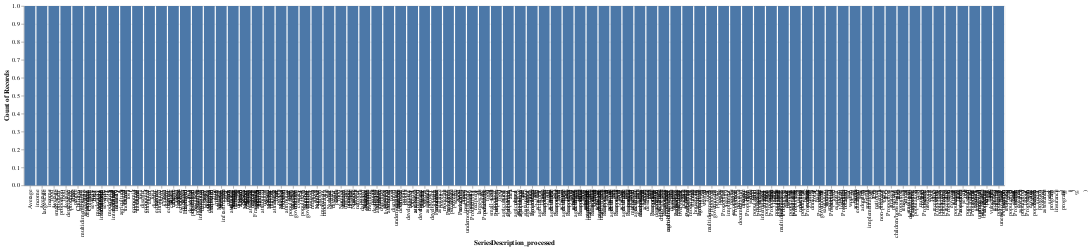

This figure's notebook cell:
### Code cell
import altair as alt

# Create a bar chart with the series description processed on the x-axis and the count on the y-axis
chart = alt.Chart(new_df).mark_bar().encode(
    x='SeriesDescription_processed:N',
    y='count()',
)

# Show the chart
chart

### Figure 1 — Vega-Lite specification as saved in the notebook (floating-point values rounded to 4 significant figures)
{"config": {"view": {"continuousWidth": 400, "continuousHeight": 300}}, "data": {"name": "data-e112e3bb3b39ebe655027ffcbfadbda1"}, "mark": "bar", "encoding": {"x": {"field": "SeriesDescription_processed", "type": "nominal"}, "y": {"aggregate": "count", "type": "quantitative"}}, "$schema": "https://vega.github.io/schema/vega-lite/v4.17.0.json", "datasets": {"data-e112e3bb3b39ebe655027ffcbfadbda1": [{"SeriesDescription": "Proportion of population below international poverty line (%)", "SeriesDescription_processed": ["Proportion", "population", "international", "poverty", "line", "(", "%", ")"]}, {"SeriesDescription": "Employed population below international poverty line, by sex and age (%)", "SeriesDescription_processed": ["Employed", "population", "international", "poverty", "line", ",", "sex", "age", "(", "%", ")"]}, {"SeriesDescription": "Proportion of population living below the national poverty line (%)", "SeriesDescription_processed": ["Proportion", "population", "living", "national", "poverty", "line", "(", "%", ")"]}, {"SeriesDescription": "Proportion of population living in multidimensional poverty (%)", "SeriesDescription_processed": ["Proportion", "population", "living", "multidimensional", "poverty", "(", "%", ")"]}, {"SeriesDescription": "Average proportion of deprivations for people multidimensionally poor (%)", "SeriesDescription_processed": ["Average", "proportion", "deprivation", "people", "multidimensionally", "poor", "(", "%", ")"]}, {"SeriesDescription": "Proportion of households living in multidimensional poverty (%)", "SeriesDescription_processed": ["Proportion", "household", "living", "multidimensional", "poverty", "(", "%", ")"]}, {"SeriesDescription": "Proportion of children living in child-specific multidimensional poverty (%)", "SeriesDescription_processed": ["Proportion", "child", "living", "child-specific", "multidimensional", "poverty", "(", "%", ")"]}, {"SeriesDescription": "Average share of weighted deprivations of total households (intensity) (%)", "SeriesDescription_processed": ["Average", "share", "weighted", "deprivation", "total", "household", "(", "intensity", ")", "(", "%", ")"]}, {"SeriesDescription": "[ILO] Proportion of mothers with newborns receiving maternity cash benefit (%)", "SeriesDescription_processed": ["[", "ILO", "]", "Proportion", "mother", "newborn", "receiving", "maternity", "cash", "benefit", "(", "%", ")"]}, {"SeriesDescription": "[ILO] Proportion of poor population receiving social assistance cash benefit, by sex (%)", "SeriesDescription_processed": ["[", "ILO", "]", "Proportion", "poor", "population", "receiving", "social", "assistance", "cash", "benefit", ",", "sex", "(", "%", ")"]}, {"SeriesDescription": "[World Bank] Proportion of population covered by social assistance programs (%)", "SeriesDescription_processed": ["[", "World", "Bank", "]", "Proportion", "population", "covered", "social", "assistance", "program", "(", "%", ")"]}, {"SeriesDescription": "[World Bank] Proportion of population covered by social insurance programs (%)", "SeriesDescription_processed": ["[", "World", "Bank", "]", "Proportion", "population", "covered", "social", "insurance", "program", "(", "%", ")"]}, {"SeriesDescription": "[ILO] Proportion of children/households receiving child/family cash benefit, by sex (%)", "SeriesDescription_processed": ["[", "ILO", "]", "Proportion", "children/households", "receiving", "child/family", "cash", "benefit", ",", "sex", "(", "%", ")"]}, {"SeriesDescription": "[ILO] Proportion of unemployed persons receiving unemployment cash benefit, by sex (%)", "SeriesDescription_processed": ["[", "ILO", "]", "Proportion", "unemployed", "person", "receiving", "unemployment", "cash", "benefit", ",", "sex", "(", "%", ")"]}, {"SeriesDescription": "[ILO] Proportion of vulnerable population receiving social assistance cash benefit, by sex (%)", "SeriesDescription_processed": ["[", "ILO", "]", "Proportion", "vulnerable", "population", "receiving", "social", "assistance", "cash", "benefit", ",", "sex", "(", "%", ")"]}, {"SeriesDescription": "[ILO] Proportion of employed population covered in the event of work injury, by sex (%)", "SeriesDescription_processed": ["[", "ILO", "]", "Proportion", "employed", "population", "covered", "event", "work", "injury", ",", "sex", "(", "%", ")"]}, {"SeriesDescription": "[ILO] Proportion of population covered by at least one social protection benefit, by sex (%)", "SeriesDescription_processed": ["[", "ILO", "]", "Proportion", "population", "covered", "least", "one", "social", "protection", "benefit", ",", "sex", "(", "%", ")"]}, {"SeriesDescription": "[ILO] Proportion of population with severe disabilities receiving disability cash benefit, by sex (%)", "SeriesDescription_processed": ["[", "ILO", "]", "Proportion", "population", "severe", "disability", "receiving", "disability", "cash", "benefit", ",", "sex", "(", "%", ")"]}, {"SeriesDescription": "[World Bank] Proportion of population covered by labour market programs (%)", "SeriesDescription_processed": ["[", "World", "Bank", "]", "Proportion", "population", "covered", "labour", "market", "program", "(", "%", ")"]}, {"SeriesDescription": "[ILO] Proportion of population above statutory pensionable age receiving a pension, by sex (%)", "SeriesDescription_processed": ["[", "ILO", "]", "Proportion", "population", "statutory", "pensionable", "age", "receiving", "pension", ",", "sex", "(", "%", ")"]}, {"SeriesDescription": "Proportion of population using basic drinking water services, by location (%)", "SeriesDescription_processed": ["Proportion", "population", "using", "basic", "drinking", "water", "service", ",", "location", "(", "%", ")"]}, {"SeriesDescription": "Proportion of population using basic sanitation services, by location (%)", "SeriesDescription_processed": ["Proportion", "population", "using", "basic", "sanitation", "service", ",", "location", "(", "%", ")"]}, {"SeriesDescription": "Proportion of people with legally recognized documentation of their rights to land out of total adult population, by sex (%)", "SeriesDescription_processed": ["Proportion", "people", "legally", "recognized", "documentation", "right", "land", "total", "adult", "population", ",", "sex", "(", "%", ")"]}, {"SeriesDescription": "Proportion of people who perceive their rights to land as secure out of total adult population, by sex (%)", "SeriesDescription_processed": ["Proportion", "people", "perceive", "right", "land", "secure", "total", "adult", "population", ",", "sex", "(", "%", ")"]}, {"SeriesDescription": "Proportion of people with secure tenure rights to land out of total adult population, by sex (%)", "SeriesDescription_processed": ["Proportion", "people", "secure", "tenure", "right", "land", "total", "adult", "population", ",", "sex", "(", "%", ")"]}, {"SeriesDescription": "Direct economic loss attributed to disasters (current United States dollars)", "SeriesDescription_processed": ["Direct", "economic", "loss", "attributed", "disaster", "(", "current", "United", "States", "dollar", ")"]}, {"SeriesDescription": "Number of missing persons due to disaster (number)", "SeriesDescription_processed": ["Number", "missing", "person", "due", "disaster", "(", "number", ")"]}, {"SeriesDescription": "Number of people affected by disaster (number)", "SeriesDescription_processed": ["Number", "people", "affected", "disaster", "(", "number", ")"]}, {"SeriesDescription": "Number of deaths due to disaster (number)", "SeriesDescription_processed": ["Number", "death", "due", "disaster", "(", "number", ")"]}, {"SeriesDescription": "Number of deaths and missing persons attributed to disasters per 100,000 population (number)", "SeriesDescription_processed": ["Number", "death", "missing", "person", "attributed", "disaster", "per", "100,000", "population", "(", "number", ")"]}, {"SeriesDescription": "Number of deaths and missing persons attributed to disasters (number)", "SeriesDescription_processed": ["Number", "death", "missing", "person", "attributed", "disaster", "(", "number", ")"]}, {"SeriesDescription": "Number of directly affected persons attributed to disasters per 100,000 population (number)", "SeriesDescription_processed": ["Number", "directly", "affected", "person", "attributed", "disaster", "per", "100,000", "population", "(", "number", ")"]}, {"SeriesDescription": "Number of injured or ill people attributed to disasters (number)", "SeriesDescription_processed": ["Number", "injured", "ill", "people", "attributed", "disaster", "(", "number", ")"]}, {"SeriesDescription": "Number of people whose damaged dwellings were attributed to disasters (number)", "SeriesDescription_processed": ["Number", "people", "whose", "damaged", "dwelling", "attributed", "disaster", "(", "number", ")"]}, {"SeriesDescription": "Number of people whose destroyed dwellings were attributed to disasters (number)", "SeriesDescription_processed": ["Number", "people", "whose", "destroyed", "dwelling", "attributed", "disaster", "(", "number", ")"]}, {"SeriesDescription": "Number of people whose livelihoods were disrupted or destroyed, attributed to disasters (number)", "SeriesDescription_processed": ["Number", "people", "whose", "livelihood", "disrupted", "destroyed", ",", "attributed", "disaster", "(", "number", ")"]}, {"SeriesDescription": "Score of adoption and implementation of national DRR strategies in line with the Sendai Framework", "SeriesDescription_processed": ["Score", "adoption", "implementation", "national", "DRR", "strategy", "line", "Sendai", "Framework"]}, {"SeriesDescription": "Proportion of local governments that adopt and implement local disaster risk reduction strategies in line with national disaster risk reduction strategies (%)", "SeriesDescription_processed": ["Proportion", "local", "government", "adopt", "implement", "local", "disaster", "risk", "reduction", "strategy", "line", "national", "disaster", "risk", "reduction", "strategy", "(", "%", ")"]}, {"SeriesDescription": "Number of local governments that adopt and implement local DRR strategies in line with national strategies (number)", "SeriesDescription_processed": ["Number", "local", "government", "adopt", "implement", "local", "DRR", "strategy", "line", "national", "strategy", "(", "number", ")"]}, {"SeriesDescription": "Number of local governments (number)", "SeriesDescription_processed": ["Number", "local", "government", "(", "number", ")"]}, {"SeriesDescription": "Direct economic loss attributed to disasters relative to GDP (%)", "SeriesDescription_processed": ["Direct", "economic", "loss", "attributed", "disaster", "relative", "GDP", "(", "%", ")"]}, {"SeriesDescription": "Direct agriculture loss attributed to disasters (current United States dollars)", "SeriesDescription_processed": ["Direct", "agriculture", "loss", "attributed", "disaster", "(", "current", "United", "States", "dollar", ")"]}, {"SeriesDescription": "Direct economic loss resulting from damaged or destroyed critical infrastructure attributed to disasters (current United States dollars)", "SeriesDescription_processed": ["Direct", "economic", "loss", "resulting", "damaged", "destroyed", "critical", "infrastructure", "attributed", "disaster", "(", "current", "United", "States", "dollar", ")"]}, {"SeriesDescription": "Direct economic loss to cultural heritage damaged or destroyed attributed to disasters (millions of current United States dollars)", "SeriesDescription_processed": ["Direct", "economic", "loss", "cultural", "heritage", "damaged", "destroyed", "attributed", "disaster", "(", "million", "current", "United", "States", "dollar", ")"]}, {"SeriesDescription": "Direct economic loss to other damaged or destroyed productive assets attributed to disasters (current United States dollars)", "SeriesDescription_processed": ["Direct", "economic", "loss", "damaged", "destroyed", "productive", "asset", "attributed", "disaster", "(", "current", "United", "States", "dollar", ")"]}, {"SeriesDescription": "Number of countries that reported having a National DRR Strategy which is aligned to the Sendai Framework", "SeriesDescription_processed": ["Number", "country", "reported", "National", "DRR", "Strategy", "aligned", "Sendai", "Framework"]}, {"SeriesDescription": "Proportion of total government spending on essential services, education (%)", "SeriesDescription_processed": ["Proportion", "total", "government", "spending", "essential", "service", ",", "education", "(", "%", ")"]}, {"SeriesDescription": "Official development assistance grants for poverty reduction, by recipient countries (percentage of GNI)", "SeriesDescription_processed": ["Official", "development", "assistance", "grant", "poverty", "reduction", ",", "recipient", "country", "(", "percentage", "GNI", ")"]}, {"SeriesDescription": "Official development assistance grants for poverty reduction, by donor countries (percentage of GNI)", "SeriesDescription_processed": ["Official", "development", "assistance", "grant", "poverty", "reduction", ",", "donor", "country", "(", "percentage", "GNI", ")"]}, {"SeriesDescription": "Official development assistance grants for poverty reduction (percentage of GNI)", "SeriesDescription_processed": ["Official", "development", "assistance", "grant", "poverty", "reduction", "(", "percentage", "GNI", ")"]}, {"SeriesDescription": "Prevalence of undernourishment (%)", "SeriesDescription_processed": ["Prevalence", "undernourishment", "(", "%", ")"]}, {"SeriesDescription": "Prevalence of moderate or severe food insecurity (%)", "SeriesDescription_processed": ["Prevalence", "moderate", "severe", "food", "insecurity", "(", "%", ")"]}, {"SeriesDescription": "Number of moderately or severely food insecure people (thousands of people)", "SeriesDescription_processed": ["Number", "moderately", "severely", "food", "insecure", "people", "(", "thousand", "people", ")"]}, {"SeriesDescription": "Prevalence of severe food insecurity (%)", "SeriesDescription_processed": ["Prevalence", "severe", "food", "insecurity", "(", "%", ")"]}, {"SeriesDescription": "Number of severely food insecure people (thousands of people)", "SeriesDescription_processed": ["Number", "severely", "food", "insecure", "people", "(", "thousand", "people", ")"]}, {"SeriesDescription": "Number of undernourished people (millions)", "SeriesDescription_processed": ["Number", "undernourished", "people", "(", "million", ")"]}, {"SeriesDescription": "Proportion of children moderately or severely stunted (%)", "SeriesDescription_processed": ["Proportion", "child", "moderately", "severely", "stunted", "(", "%", ")"]}, {"SeriesDescription": "Children moderately or severely stunted (thousands)", "SeriesDescription_processed": ["Children", "moderately", "severely", "stunted", "(", "thousand", ")"]}, {"SeriesDescription": "Proportion of children moderately or severely wasted (%)", "SeriesDescription_processed": ["Proportion", "child", "moderately", "severely", "wasted", "(", "%", ")"]}, {"SeriesDescription": "Children moderately or severely wasted (thousands)", "SeriesDescription_processed": ["Children", "moderately", "severely", "wasted", "(", "thousand", ")"]}, {"SeriesDescription": "Proportion of children moderately or severely overweight (%)", "SeriesDescription_processed": ["Proportion", "child", "moderately", "severely", "overweight", "(", "%", ")"]}, {"SeriesDescription": "Children moderately or severely overweight (thousands)", "SeriesDescription_processed": ["Children", "moderately", "severely", "overweight", "(", "thousand", ")"]}, {"SeriesDescription": "Proportion of women aged 15-49 years with anaemia (%)", "SeriesDescription_processed": ["Proportion", "woman", "aged", "15-49", "year", "anaemia", "(", "%", ")"]}, {"SeriesDescription": "Proportion of women aged 15-49 years with anaemia, pregnant (%)", "SeriesDescription_processed": ["Proportion", "woman", "aged", "15-49", "year", "anaemia", ",", "pregnant", "(", "%", ")"]}, {"SeriesDescription": "Proportion of women aged 15-49 years with anaemia, non-pregnant (%)", "SeriesDescription_processed": ["Proportion", "woman", "aged", "15-49", "year", "anaemia", ",", "non-pregnant", "(", "%", ")"]}, {"SeriesDescription": "Productivity of small-scale food producers (agricultural output per labour day, PPP) (constant 2017 international $)", "SeriesDescription_processed": ["Productivity", "small-scale", "food", "producer", "(", "agricultural", "output", "per", "labour", "day", ",", "PPP", ")", "(", "constant", "2017", "international", "$", ")"]}, {"SeriesDescription": "Average income of small-scale food producers, PPP (constant 2017 international $)", "SeriesDescription_processed": ["Average", "income", "small-scale", "food", "producer", ",", "PPP", "(", "constant", "2017", "international", "$", ")"]}, {"SeriesDescription": "Productivity of large-scale food producers (agricultural output per labour day, PPP) (constant 2017 international $)", "SeriesDescription_processed": ["Productivity", "large-scale", "food", "producer", "(", "agricultural", "output", "per", "labour", "day", ",", "PPP", ")", "(", "constant", "2017", "international", "$", ")"]}, {"SeriesDescription": "Average income of large-scale food producers, PPP (constant 2017 international $)", "SeriesDescription_processed": ["Average", "income", "large-scale", "food", "producer", ",", "PPP", "(", "constant", "2017", "international", "$", ")"]}, {"SeriesDescription": "Proportion of agricultural area under productive and sustainable agriculture (%)", "SeriesDescription_processed": ["Proportion", "agricultural", "area", "productive", "sustainable", "agriculture", "(", "%", ")"]}, {"SeriesDescription": "Proportion of agricultural land area that has achieved an acceptable or desirable level of farm output value per hectare (%)", "SeriesDescription_processed": ["Proportion", "agricultural", "land", "area", "achieved", "acceptable", "desirable", "level", "farm", "output", "value", "per", "hectare", "(", "%", ")"]}, {"SeriesDescription": "Proportion of agricultural land area that has achieved an acceptable or desirable level of net farm income (%)", "SeriesDescription_processed": ["Proportion", "agricultural", "land", "area", "achieved", "acceptable", "desirable", "level", "net", "farm", "income", "(", "%", ")"]}, {"SeriesDescription": "Proportion of agricultural land area that has achieved an acceptable or desirable level of risk mitigation mechanisms (%)", "SeriesDescription_processed": ["Proportion", "agricultural", "land", "area", "achieved", "acceptable", "desirable", "level", "risk", "mitigation", "mechanism", "(", "%", ")"]}, {"SeriesDescription": "Proportion of agricultural land area that has achieved an acceptable or desirable level of soil degradation (%)", "SeriesDescription_processed": ["Proportion", "agricultural", "land", "area", "achieved", "acceptable", "desirable", "level", "soil", "degradation", "(", "%", ")"]}, {"SeriesDescription": "Proportion of agricultural land area that has achieved an acceptable or desirable level of variation in water availability (%)", "SeriesDescription_processed": ["Proportion", "agricultural", "land", "area", "achieved", "acceptable", "desirable", "level", "variation", "water", "availability", "(", "%", ")"]}, {"SeriesDescription": "Proportion of agricultural land area that has achieved an acceptable or desirable level of management of fertilizers (%)", "SeriesDescription_processed": ["Proportion", "agricultural", "land", "area", "achieved", "acceptable", "desirable", "level", "management", "fertilizer", "(", "%", ")"]}, {"SeriesDescription": "Proportion of agricultural land area that has achieved an acceptable or desirable level of management of pesticides (%)", "SeriesDescription_processed": ["Proportion", "agricultural", "land", "area", "achieved", "acceptable", "desirable", "level", "management", "pesticide", "(", "%", ")"]}, {"SeriesDescription": "Proportion of agricultural land area that has achieved an acceptable or desirable level of use of agro-biodiversity supportive practices (%)", "SeriesDescription_processed": ["Proportion", "agricultural", "land", "area", "achieved", "acceptable", "desirable", "level", "use", "agro-biodiversity", "supportive", "practice", "(", "%", ")"]}, {"SeriesDescription": "Proportion of agricultural land area that has achieved an acceptable or desirable level of wage rate in agriculture (%)", "SeriesDescription_processed": ["Proportion", "agricultural", "land", "area", "achieved", "acceptable", "desirable", "level", "wage", "rate", "agriculture", "(", "%", ")"]}, {"SeriesDescription": "Proportion of agricultural land area that has achieved an acceptable or desirable level of food security (%)", "SeriesDescription_processed": ["Proportion", "agricultural", "land", "area", "achieved", "acceptable", "desirable", "level", "food", "security", "(", "%", ")"]}, {"SeriesDescription": "Proportion of agricultural land area that has achieved an acceptable or desirable level of secure tenure rights to agricultural land (%)", "SeriesDescription_processed": ["Proportion", "agricultural", "land", "area", "achieved", "acceptable", "desirable", "level", "secure", "tenure", "right", "agricultural", "land", "(", "%", ")"]}, {"SeriesDescription": "Number of local breeds kept in the country", "SeriesDescription_processed": ["Number", "local", "breed", "kept", "country"]}]}}
